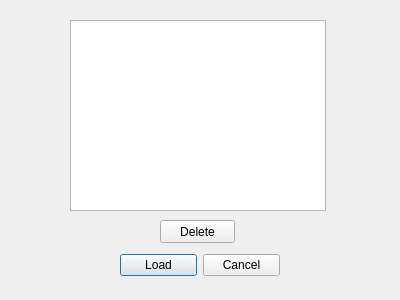
<?xml version="1.0" encoding="UTF-8"?>
<ui version="4.0">
 <class>LoadRoutineWindow</class>
 <widget class="QDialog" name="LoadRoutineWindow">
  <property name="geometry">
   <rect>
    <x>0</x>
    <y>0</y>
    <width>400</width>
    <height>300</height>
   </rect>
  </property>
  <property name="windowTitle">
   <string>Dialog</string>
  </property>
  <widget class="QWidget" name="horizontalLayoutWidget">
   <property name="geometry">
    <rect>
     <x>120</x>
     <y>250</y>
     <width>160</width>
     <height>31</height>
    </rect>
   </property>
   <layout class="QHBoxLayout" name="horizontalLayout">
    <item>
     <widget class="QPushButton" name="load_button">
      <property name="text">
       <string>Load</string>
      </property>
     </widget>
    </item>
    <item>
     <widget class="QPushButton" name="cancel_button">
      <property name="text">
       <string>Cancel</string>
      </property>
     </widget>
    </item>
   </layout>
  </widget>
  <widget class="QListWidget" name="routine_list">
   <property name="geometry">
    <rect>
     <x>70</x>
     <y>20</y>
     <width>256</width>
     <height>191</height>
    </rect>
   </property>
  </widget>
  <widget class="QPushButton" name="delete_button">
   <property name="geometry">
    <rect>
     <x>160</x>
     <y>220</y>
     <width>75</width>
     <height>23</height>
    </rect>
   </property>
   <property name="text">
    <string>Delete</string>
   </property>
  </widget>
 </widget>
 <resources/>
 <connections/>
</ui>
